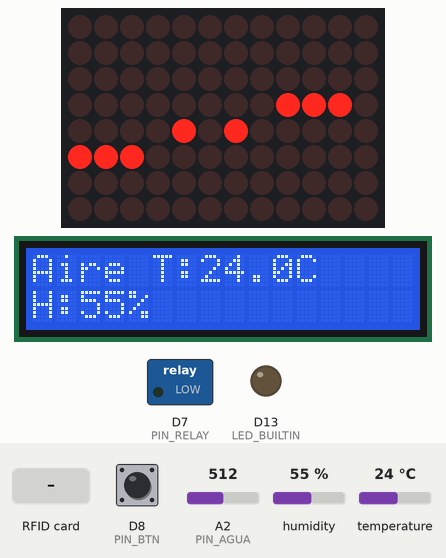
Recording of a sketch running on a simulated Arduino Uno R4 WiFi. Shown: 12×8 LED matrix, 16×2 character LCD, switched loads named in the sketch (green lamp = pin HIGH), output pins drawn as LEDs (lit = HIGH). The test bench sets the inputs (shaded band); at power-on: D8 (PIN_BTN) HIGH, humidity 55 %, A2 (PIN_AGUA) = 512, temperature 24 °C. WiFi joins after 1.5 s; servers stay silent unless stated; random numbers use the default seed unless the sketch sets one; no MQTT or app messages arrive unless stated; what the sketch prints to the serial monitor is not drawn.

Above: at 9.0 s.
9.1 s: D8 (PIN_BTN) pulled LOW for 0.15 s
At 10.4 s:
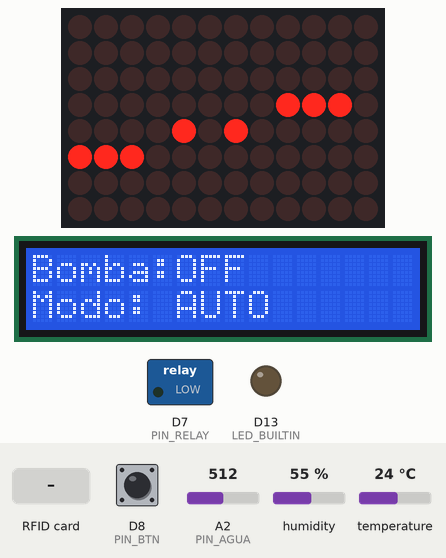
10.7 s: humidity set to 41 %
14.1 s: humidity set to 38 %
At 19.2 s:
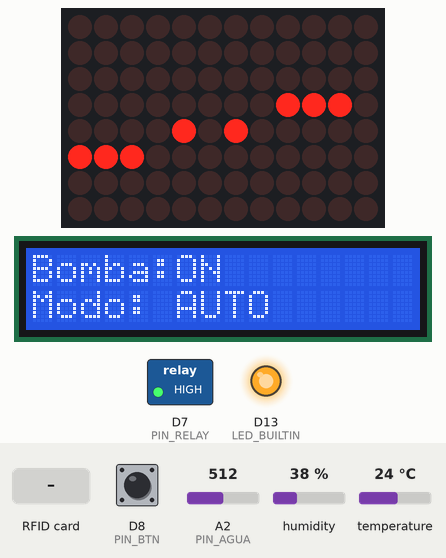
19.6 s: RFID card 5E 7A 19 C4 held to the reader
At 21.1 s:
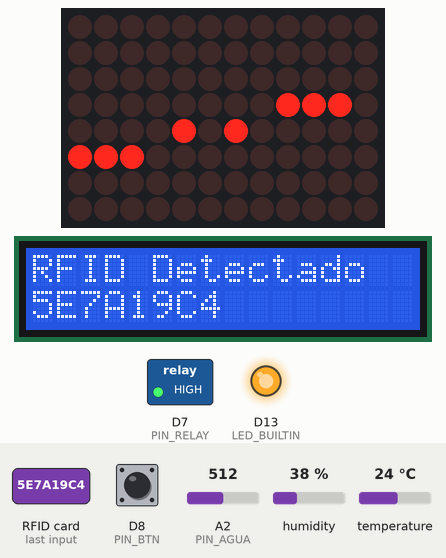
23.2 s: D8 (PIN_BTN) pulled LOW for 1 s
At 24.8 s:
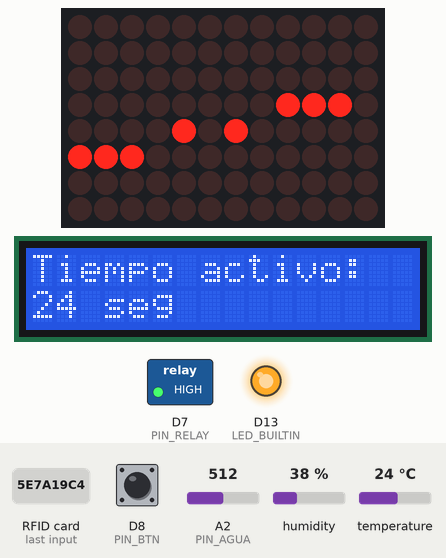
27.5 s: D8 (PIN_BTN) pulled LOW for 0.15 s
At 27.9 s:
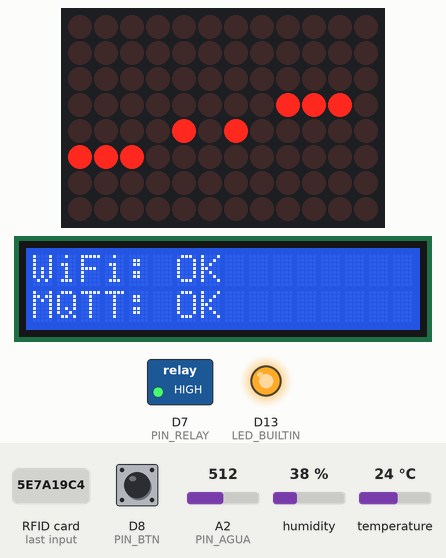
Timing chart, 0 to 30.1 s (numbered marks = the images above; inputs shaded):
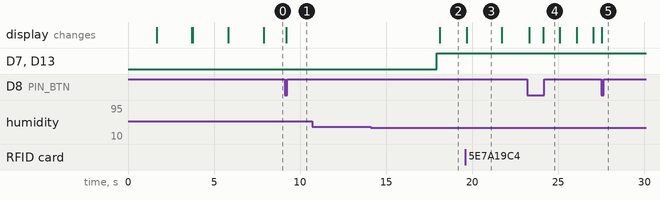

The sketch:

sistema_riego_mqtt.ino
```cpp
/*
 * Sistema de Riego IoT Completo - MQTT + Sensores + LCD + Control Local
 * Hardware: Arduino UNO R4 WiFi
 * Sensores: DHT11 (temperatura/humedad aire)
 * Actuador: Relé para bomba de agua
 * Display: LCD I2C 16x2
 * Control: Botón para cambiar pantallas LCD
 * Conectividad: MQTT SSL/TLS con EMQX Serverless
 */

#include <WiFiS3.h>
#include <PubSubClient.h>
#include <ArduinoJson.h>
#include "Arduino_LED_Matrix.h"
#include <Wire.h>
#include <LiquidCrystal_I2C.h>
#include "DHT.h"
#include <SPI.h>
#include <MFRC522.h>

// ============================================
// 1. CONFIGURACIÓN WIFI
// ============================================
const char* WIFI_SSID = "wifi";
const char* WIFI_PASSWORD = "contraseña";

// ============================================
// 2. CONFIGURACIÓN MQTT (EMQX SERVERLESS)
// ============================================
const char* MQTT_BROKER = "m0020126.ala.eu-central-1.emqxsl.com";
const int MQTT_PORT = 8883;  // Puerto Seguro SSL
const char* MQTT_USER = "riegoTeam";
const char* MQTT_PASSWORD = "Cu7WhT6gnZfZgz8";

// ============================================
// 3. IDENTIFICACIÓN DEL DISPOSITIVO
// ============================================
const char* API_KEY = "api key";

// ============================================
// 4. CONFIGURACIÓN HARDWARE - PINES
// ============================================
const int PIN_AGUA   = A2;    // Sensor de Nivel de Agua
const int PIN_RELAY  = 7;     // Relé de la bomba
const int PIN_BTN    = 8;     // Botón (entre D8 y GND)
#define DHTPIN 2              // DHT11 en D2
#define DHTTYPE DHT11

// Configuración RFID RC522 (SPI)
#define SS_PIN  10  // Slave Select
#define RST_PIN 9   // Reset
// MOSI -> 11
// MISO -> 12
// SCK  -> 13

// NOTA: Ya no se necesitan IDs hardcodeados.
// El servidor resolverá los IDs basándose en el PIN y el TIPO de sensor.

// ============================================
// 5. PARÁMETROS DE RIEGO AUTOMÁTICO
// ============================================
const float HUM_ON   = 40.0;   // Encender bomba si humedad < 40%
const float HUM_OFF  = 60.0;   // Apagar bomba si humedad > 60%

// ============================================
// 6. INTERVALOS DE COMUNICACIÓN
// ============================================
const unsigned long INTERVALO_SENSORES = 5000;   // Enviar datos cada 5s (actualización rápida)
const unsigned long INTERVALO_PING = 30000;      // Ping cada 30s
const unsigned long INTERVALO_LCD = 250;         // Actualizar LCD cada 250ms

// ============================================
// 7. OBJETOS GLOBALES
// ============================================
WiFiSSLClient wifiClient;
PubSubClient mqttClient(wifiClient);
ArduinoLEDMatrix matrix;
DHT dht(DHTPIN, DHTTYPE);
LiquidCrystal_I2C lcd(0x27, 16, 2); // Cambiar a 0x3F si no funciona
MFRC522 mfrc522(SS_PIN, RST_PIN);   // Instancia RFID

// ============================================
// 8. VARIABLES DE ESTADO
// ============================================
bool pumpOn = false;
bool modoRemoto = false;  // false=automático, true=control remoto
byte pantallaActual = 0;
const byte NUM_PANTALLAS = 4;  // DHT11, Bomba, Tiempo, Red
int lastBtnState = HIGH;

unsigned long ultimoEnvioSensores = 0;
unsigned long ultimoPing = 0;
unsigned long ultimoUpdateLCD = 0;

// Variables para almacenar últimas lecturas
float ultimaTempDHT = 0.0;
float ultimaHumDHT = 0.0;
int ultimoNivelAgua = 0;

// Tópicos MQTT
char topicSensores[150];
char topicComandos[150];
char topicComandosAll[150];
char topicPing[150];

// Patrones LED
const uint32_t LED_WIFI[] = {0x0, 0x1f1f1f, 0x0};
const uint32_t LED_MQTT[] = {0x1041041, 0x4104104, 0x10410410};
const uint32_t LED_ERROR[] = {0x1b1b1b0, 0xc060301, 0x80c0600};
const uint32_t LED_OK[] = {0x0, 0xe0a0e, 0x0};

// ============================================
// FUNCIONES DE CONTROL DE BOMBA
// ============================================
void aplicarEstadoBomba() {
  digitalWrite(PIN_RELAY, pumpOn ? HIGH : LOW);
  digitalWrite(LED_BUILTIN, pumpOn ? HIGH : LOW);

  // Enviar estado a MQTT inmediatamente
  if (mqttClient.connected()) {
    enviarEstadoActuador();
  }
}

void encenderBomba(const char* motivo) {
  if (!pumpOn) {
    pumpOn = true;
    aplicarEstadoBomba();
    Serial.print("🚰 Bomba ENCENDIDA - ");
    Serial.println(motivo);
  }
}

void apagarBomba(const char* motivo) {
  if (pumpOn) {
    pumpOn = false;
    aplicarEstadoBomba();
    Serial.print("🛑 Bomba APAGADA - ");
    Serial.println(motivo);
  }
}

// ============================================
// LECTURA DE SENSORES
// ============================================
void leerSensores() {
  ultimaHumDHT = dht.readHumidity();
  ultimaTempDHT = dht.readTemperature();

  // Leer Nivel de Agua
  ultimoNivelAgua = analogRead(PIN_AGUA);
  // Mapear valor analógico (0-1023) a porcentaje (0-100%) aprox
  // Ajustar según calibración del sensor real
  ultimoNivelAgua = map(ultimoNivelAgua, 0, 700, 0, 100);
  if (ultimoNivelAgua > 100) ultimoNivelAgua = 100;
  if (ultimoNivelAgua < 0) ultimoNivelAgua = 0;

  if (isnan(ultimaHumDHT) || isnan(ultimaTempDHT)) {
    Serial.println("⚠️ Error leyendo DHT11");
  }
}

// ============================================
// CONTROL AUTOMÁTICO
// ============================================
void controlAutomatico() {
  if (modoRemoto) return;  // No actuar si está en modo remoto

  if (!isnan(ultimaHumDHT)) {
    // CONDICIÓN: SECO -> ENCENDER
    if (!pumpOn && ultimaHumDHT < HUM_ON) {
      encenderBomba("Auto: Seco");
    }
    // CONDICIÓN: HUMEDAD OK -> APAGAR
    else if (pumpOn && ultimaHumDHT > HUM_OFF) {
      apagarBomba("Auto: Humedad OK");
    }
  }
}

// ============================================
// GESTIÓN DE BOTÓN Y PANTALLAS LCD
// ============================================
void gestionarBoton() {
  int btnState = digitalRead(PIN_BTN);

  // Detectar flanco de bajada
  if (btnState == LOW && lastBtnState == HIGH) {
    pantallaActual++;
    if (pantallaActual >= NUM_PANTALLAS) {
      pantallaActual = 0;
    }
    Serial.print("📺 Pantalla: ");
    Serial.println(pantallaActual);
    actualizarLCD();  // Actualizar inmediatamente
  }
  lastBtnState = btnState;
}

void actualizarLCD() {
  lcd.clear();

  switch (pantallaActual) {
    case 0:  // DHT11 (aire)
      lcd.setCursor(0, 0);
      lcd.print("Aire T:");
      if (!isnan(ultimaTempDHT)) {
        lcd.print(ultimaTempDHT, 1);
        lcd.print("C");
      } else {
        lcd.print("--C");
      }
      lcd.setCursor(0, 1);
      lcd.print("H:");
      if (!isnan(ultimaHumDHT)) {
        lcd.print(ultimaHumDHT, 0);
        lcd.print("%");
      } else {
        lcd.print("--%");
      }
      break;

    case 1:  // Estado bomba
      lcd.setCursor(0, 0);
      lcd.print("Bomba:");
      lcd.print(pumpOn ? "ON " : "OFF");
      lcd.setCursor(0, 1);
      lcd.print(modoRemoto ? "Modo: REMOTO" : "Modo: AUTO  ");
      break;

    case 2:  // Tiempo activo
      lcd.setCursor(0, 0);
      lcd.print("Tiempo activo:");
      lcd.setCursor(0, 1);
      lcd.print(millis() / 1000);
      lcd.print(" seg");
      break;

    case 3:  // Estado red
      lcd.setCursor(0, 0);
      if (WiFi.status() == WL_CONNECTED) {
        lcd.print("WiFi: OK");
      } else {
        lcd.print("WiFi: ERROR");
      }
      lcd.setCursor(0, 1);
      if (mqttClient.connected()) {
        lcd.print("MQTT: OK");
      } else {
        lcd.print("MQTT: ERROR");
      }
      break;
  }
}

// ============================================
// CONEXIÓN WIFI
// ============================================
void conectarWiFi() {
  Serial.print("📡 Conectando WiFi: ");
  Serial.println(WIFI_SSID);

  lcd.clear();
  lcd.setCursor(0, 0);
  lcd.print("Conectando WiFi");

  WiFi.begin(WIFI_SSID, WIFI_PASSWORD);

  int intentos = 0;
  while (WiFi.status() != WL_CONNECTED && intentos < 20) {
    delay(500);
    Serial.print(".");
    lcd.setCursor(intentos % 16, 1);
    lcd.print(".");
    intentos++;
  }
  Serial.println();

  if (WiFi.status() == WL_CONNECTED) {
    Serial.println("✅ WiFi Conectado");
    Serial.print("   IP: ");
    Serial.println(WiFi.localIP());

    lcd.clear();
    lcd.setCursor(0, 0);
    lcd.print("WiFi OK");
    lcd.setCursor(0, 1);
    lcd.print(WiFi.localIP());

    matrix.loadFrame(LED_WIFI);
    delay(2000);
  } else {
    Serial.println("❌ Error WiFi");
    lcd.clear();
    lcd.setCursor(0, 0);
    lcd.print("WiFi ERROR");
    matrix.loadFrame(LED_ERROR);
    delay(2000);
  }
}

// ============================================
// CONEXIÓN MQTT
// ============================================
void conectarMQTT() {
  if (WiFi.status() != WL_CONNECTED) return;

  Serial.print("🔌 Conectando MQTT SSL... ");

  lcd.clear();
  lcd.setCursor(0, 0);
  lcd.print("Conectando MQTT");

  String clientId = "arduino_r4_" + String(random(0xffff), HEX);

  if (mqttClient.connect(clientId.c_str(), MQTT_USER, MQTT_PASSWORD)) {
    Serial.println("✅ ¡Conectado!");

    mqttClient.subscribe(topicComandos);
    mqttClient.subscribe(topicComandosAll);
    Serial.println("   Suscrito a comandos");

    lcd.clear();
    lcd.setCursor(0, 0);
    lcd.print("MQTT OK");
    lcd.setCursor(0, 1);
    lcd.print("Sistema listo");

    matrix.loadFrame(LED_OK);
    delay(2000);

    enviarPing();
  } else {
    Serial.print("❌ Fallo, rc=");
    Serial.println(mqttClient.state());

    lcd.clear();
    lcd.setCursor(0, 0);
    lcd.print("MQTT ERROR");
    lcd.setCursor(0, 1);
    lcd.print("Reintentando...");

    delay(5000);
  }
}

// ============================================
// ENVÍO DE DATOS A MQTT
// ============================================
void enviarDatosSensores() {
  if (!mqttClient.connected()) return;

  StaticJsonDocument<512> doc; // Aumentado tamaño por strings adicionales
  JsonArray sensores = doc.createNestedArray("sensores");

  // Sensor 1: DHT11 - Temperatura del aire
  if (!isnan(ultimaTempDHT)) {
    JsonObject sensor1 = sensores.createNestedObject();
    sensor1["pin"] = "D2";
    sensor1["tipo"] = "temperatura";
    sensor1["valor"] = ultimaTempDHT;
  }

  // Sensor 2: DHT11 - Humedad del aire
  if (!isnan(ultimaHumDHT)) {
    JsonObject sensor2 = sensores.createNestedObject();
    sensor2["pin"] = "D2";
    sensor2["tipo"] = "humedad_ambiente";
    sensor2["valor"] = ultimaHumDHT;
  }

  // Sensor 3: Nivel de Agua
  JsonObject sensor3 = sensores.createNestedObject();
  sensor3["pin"] = "A2";
  sensor3["tipo"] = "nivel_agua";
  sensor3["valor"] = ultimoNivelAgua;

  char buffer[512];
  serializeJson(doc, buffer);

  if (mqttClient.publish(topicSensores, buffer)) {
    Serial.println("📤 Datos enviados (Smart Discovery):");
    Serial.print("   DHT (D2): ");
    Serial.print(ultimaTempDHT, 1);
    Serial.print(" °C | H: ");
    Serial.print(ultimaHumDHT, 0);
    Serial.println(" %");
    Serial.print("   Agua (A2): ");
    Serial.print(ultimoNivelAgua);
    Serial.println(" %");
  } else {
    Serial.println("⚠️ Error al publicar datos");
  }
}

void enviarEstadoActuador() {
  if (!mqttClient.connected()) return;

  StaticJsonDocument<128> doc;
  doc["pin"] = "D7"; // Identificador físico
  doc["tipo"] = "bomba";
  doc["estado"] = pumpOn ? 1 : 0;
  doc["modo"] = modoRemoto ? "remoto" : "automatico";

  char buffer[128];
  serializeJson(doc, buffer);

  char topicEstado[150];
  sprintf(topicEstado, "riego/%s/eventos", API_KEY);
  mqttClient.publish(topicEstado, buffer);
}

void enviarPing() {
  if (!mqttClient.connected()) return;

  StaticJsonDocument<256> doc;
  doc["status"] = "online";
  doc["rssi"] = WiFi.RSSI();
  doc["bomba_estado"] = pumpOn;
  doc["modo"] = modoRemoto ? "remoto" : "automatico";
  doc["temp_aire"] = ultimaTempDHT;
  doc["humedad_aire"] = ultimaHumDHT;

  char buffer[256];
  serializeJson(doc, buffer);

  if (mqttClient.publish(topicPing, buffer)) {
    Serial.println("💓 Ping enviado");
  }
}

// ============================================
// CALLBACK MQTT - RECEPCIÓN DE COMANDOS
// ============================================
void callbackMQTT(char* topic, byte* payload, unsigned int length) {
  Serial.print("📥 Comando recibido en: ");
  Serial.println(topic);

  StaticJsonDocument<512> doc;
  DeserializationError error = deserializeJson(doc, payload, length);

  if (error) {
    Serial.println("❌ Error parseando JSON");
    return;
  }

  // Control de actuador (bomba)
  if (doc.containsKey("pin")) {
    const char* pin = doc["pin"];
    int estado = doc["estado"];

    // Verificar si el comando es para nuestro relé (Pin 7 o D7)
    if (String(pin) == "7" || String(pin) == "D7") {
      modoRemoto = true;  // Activar modo remoto

      if (estado == 1) {
        encenderBomba("Control remoto");
      } else {
        apagarBomba("Control remoto");
      }
    }
  }

  // Comando para cambiar modo
  if (doc.containsKey("modo")) {
    const char* modo = doc["modo"];
    if (strcmp(modo, "automatico") == 0) {
      modoRemoto = false;
      Serial.println("🤖 Modo AUTOMÁTICO activado");
      lcd.clear();
      lcd.setCursor(0, 0);
      lcd.print("Modo: AUTO");
      delay(1500);
    } else if (strcmp(modo, "remoto") == 0) {
      modoRemoto = true;
      Serial.println("📱 Modo REMOTO activado");
      lcd.clear();
      lcd.setCursor(0, 0);
      lcd.print("Modo: REMOTO");
      delay(1500);
    }
  }
}

// ============================================
// SETUP
// ============================================
void setup() {
  Serial.begin(115200);
  while (!Serial && millis() < 5000);

  Serial.println("\n========================================");
  Serial.println("  Sistema de Riego IoT Completo");
  Serial.println("  DHT11 + LCD + MQTT SSL");
  Serial.println("========================================\n");

  // Inicializar hardware
  matrix.begin();
  dht.begin();
  SPI.begin();        // Iniciar bus SPI
  mfrc522.PCD_Init(); // Iniciar MFRC522

  lcd.init();
  lcd.backlight();
  lcd.clear();
  lcd.setCursor(0, 0);
  lcd.print("Sistema Riego");
  lcd.setCursor(0, 1);
  lcd.print("Iniciando...");

  pinMode(PIN_RELAY, OUTPUT);
  pinMode(LED_BUILTIN, OUTPUT);
  pinMode(PIN_BTN, INPUT_PULLUP);

  pumpOn = false;
  aplicarEstadoBomba();

  // Construir tópicos MQTT
  sprintf(topicSensores, "riego/%s/sensores", API_KEY);
  sprintf(topicComandos, "riego/%s/comandos", API_KEY);
  sprintf(topicComandosAll, "riego/%s/comandos/all", API_KEY);
  sprintf(topicPing, "riego/%s/ping", API_KEY);

  // Conectar red
  conectarWiFi();

  mqttClient.setServer(MQTT_BROKER, MQTT_PORT);
  mqttClient.setCallback(callbackMQTT);
  mqttClient.setBufferSize(512);

  conectarMQTT();

  // Lectura inicial de sensores
  leerSensores();

  lcd.clear();
  lcd.setCursor(0, 0);
  lcd.print("Listo!");
  lcd.setCursor(0, 1);
  lcd.print("Btn=cambiar info");
  delay(2000);
}

// ============================================
// LOOP PRINCIPAL
// ============================================
void loop() {
  // 1. Verificar conectividad
  if (WiFi.status() != WL_CONNECTED) {
    conectarWiFi();
  }

  if (!mqttClient.connected()) {
    conectarMQTT();
  }

  mqttClient.loop();

  // Leer RFID
  if (mfrc522.PICC_IsNewCardPresent() && mfrc522.PICC_ReadCardSerial()) {
    String uid = "";
    for (byte i = 0; i < mfrc522.uid.size; i++) {
      uid += String(mfrc522.uid.uidByte[i] < 0x10 ? "0" : "");
      uid += String(mfrc522.uid.uidByte[i], HEX);
    }
    uid.toUpperCase();

    Serial.print("🏷️ Tarjeta RFID detectada: ");
    Serial.println(uid);

    // Enviar evento RFID
    StaticJsonDocument<128> doc;
    doc["tipo"] = "rfid_scan";
    doc["mensaje"] = uid;

    char buffer[128];
    serializeJson(doc, buffer);
    char topicEventos[150];
    sprintf(topicEventos, "riego/%s/eventos", API_KEY);
    mqttClient.publish(topicEventos, buffer);

    // Feedback visual en LCD
    lcd.clear();
    lcd.setCursor(0, 0);
    lcd.print("RFID Detectado");
    lcd.setCursor(0, 1);
    lcd.print(uid);
    delay(2000);

    mfrc522.PICC_HaltA();
  }

  unsigned long ahora = millis();

  // 2. Gestionar botón
  gestionarBoton();

  // 3. Leer sensores y control automático
  if (ahora - ultimoEnvioSensores >= INTERVALO_SENSORES) {
    ultimoEnvioSensores = ahora;

    leerSensores();
    controlAutomatico();
    enviarDatosSensores();
  }

  // 4. Enviar ping
  if (ahora - ultimoPing >= INTERVALO_PING) {
    ultimoPing = ahora;
    enviarPing();
  }

  // 5. Actualizar LCD
  if (ahora - ultimoUpdateLCD >= INTERVALO_LCD) {
    ultimoUpdateLCD = ahora;
    actualizarLCD();
  }

  delay(50);  // Pequeña pausa para estabilidad
}
```

Measured:
- the behaviour switches between 40 and 39 % on humidity (found by bisection; images 1 and 2)
- after the input at 10.7 s, every drawn part: stays the same
- after the input at 14.1 s, D7 (PIN_RELAY), D13 (LED_BUILTIN): LOW → HIGH after 3.9 s; the display: changes after 4.0 s (image 2)
- after the input at 19.6 s, the display: changes after 0.08 s (image 3)
- after the input at 23.2 s, the display: first changes after 0.10 s (image 4 shows a later state)
- what the display in image 3 shows lasts 2.0 s, from 19.7 s to 21.7 s
